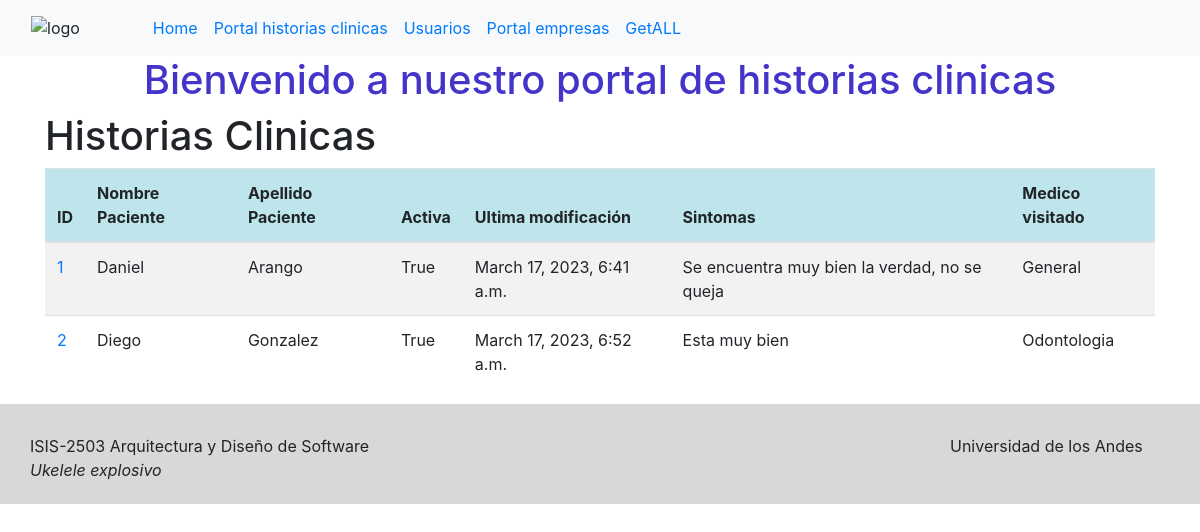
Page /historias/historias_list/ on the earlier database version.
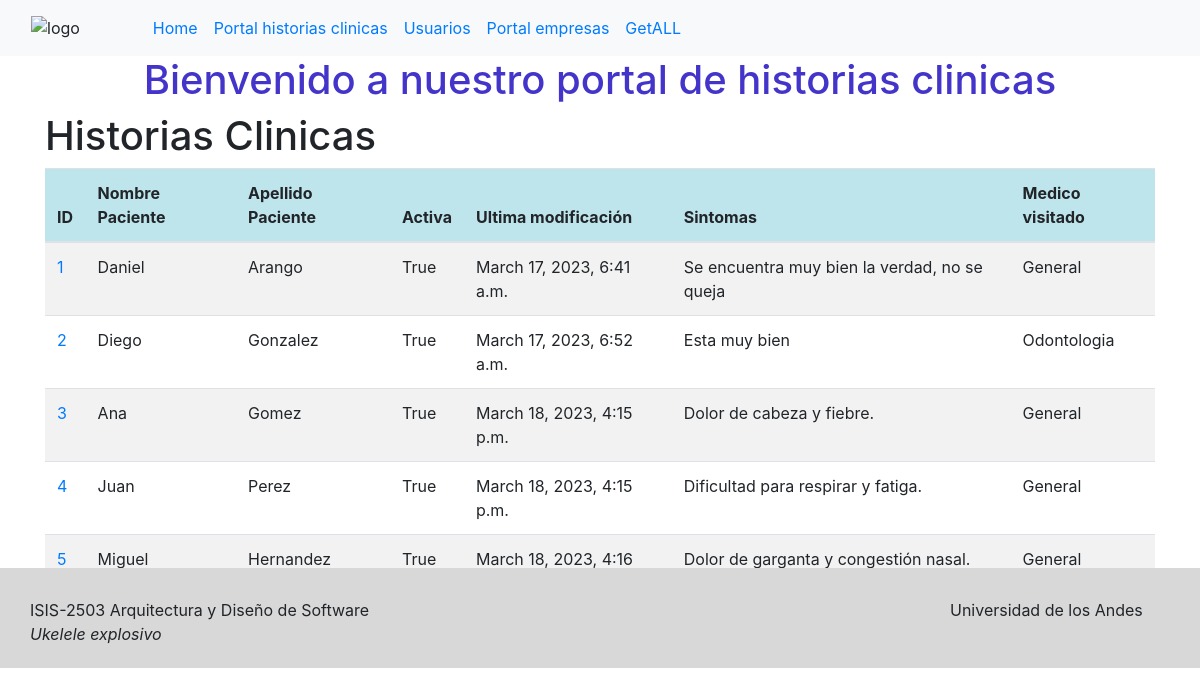
Same page on the later database version.
### historiaClinica/models.py (models this page shows, shortened)
class HistoriaClinica(models.Model):
    doctores = models.ManyToManyField(medico)
    paciente = models.OneToOneField(paciente, on_delete=models.CASCADE,primary_key=True)
    activa = models.BooleanField(default=True)
    sintomas = models.TextField(max_length=500)
    fechaCreacion = models.DateTimeField(auto_now_add=True)
    ultimaModificacion = models.DateTimeField(auto_now_add=True)

### paciente/models.py (models this page shows, shortened)
class paciente(models.Model):
    id = models.SmallIntegerField(null=False, blank=True, default=None, primary_key=True)
    nombre = models.CharField(max_length=50)
    apellido = models.CharField(max_length=30)
    edad = models.SmallIntegerField(null=True, blank=True, default=None)
    sexo= models.CharField(max_length=10)
    fechaNacimiento = models.DateTimeField()
    prioridad = models.CharField(max_length=30)
    paisRecidencia = models.CharField(max_length=50)
    direccion = models.CharField(max_length=60)
    activo = models.BooleanField(default=True)

### medico/models.py (models this page shows)
class medico(models.Model):
    especialidad = models.TextField(max_length=50)
    consultorio = models.TextField(max_length=50)
    def __str__(self):
        return '{}'.format(self.especialidad,self.consultorio)

### historiaClinica/views.py (the view)
# urls.py: path('historias_list/', views.historias_list, name='historias_list'),
def historias_list(request):
    historias = hl.get_HistoriaClinicas()
    context = {
        'historias_list': historias
        }
    return render(request, 'HistoriaClinica/historiasclinicas.html', context)

### historiaClinica/logic/historiaClinica_logic.py (called while the page is built)
def get_HistoriaClinicas():
    historiasClinicas = HistoriaClinica.objects.all()
    return historiasClinicas

### historiaClinica/templates/HistoriaClinica/historiasclinicas.html
{% extends 'base.html' %}
{% load static %}
{% block content %}
<div class="container-fluid">
    <div class="row">
        <div class="col-12 text-center">
            <h1 class="h1">Bienvenido a nuestro portal de historias clinicas</h1>
        </div>
    </div>
    <div class="row">
        <div class="container">
            <h1>Historias Clinicas</h1>
            <div class="table-height">
                <div class="table-responsive">
                    <table class="table table-striped">
                        <thead class="table-info">
                            <tr>
                                <th scope="col">ID</th>
                                <th scope="col">Nombre Paciente</th>
                                <th scope="col">Apellido Paciente</th>
                                <th scope="col">Activa</th>
                                <th scope="col">Ultima modificación</th>
                                <th scope="col">Sintomas</th>
                                <th scope="col">Medico visitado</th>
                            </tr>
                        </thead>
                        <tbody>
                            {% for historia in historias_list %}
                            <tr>
                                <td><a href="{% url 'historia_detail' pk=historia.pk %}">{{ historia.pk }}</a></td>
                                <td>{{ historia.paciente.nombre }}</td>
                                <td>{{ historia.paciente.apellido }}</td>
                                <td>{{ historia.activa }}</td>
                                <td>{{ historia.ultimaModificacion}}</td>
                                <td>{{ historia.sintomas}}</td>
                                <td>{{ historia.doctores.first}}</td>
                            </tr>
                            {% endfor %}
                        </tbody>
                    </table>
                </div>
            </div>
        </div>
    </div>
</div>
<link rel="stylesheet" type="text/css" href="{% static 'css/historiasClinicas.css' %}">
{% endblock %}

### sprint2/templates/base.html (shortened to what this page needs)
{% load static %}
<!DOCTYPE html>
<html>
<head>
    <link rel="stylesheet" href="https://stackpath.bootstrapcdn.com/bootstrap/4.1.3/css/bootstrap.min.css"
>
</head>
<body>
    <nav class="navbar navbar-expand-lg bg-light" id="mainNavbar">
        <div class="container-fluid">
            <img src="https://media.discordapp.net/attachments/953846520975867974/1086503435186229379/image.png"
                alt="logo" id="widmy_logo" />
            <div class="collapse navbar-collapse" id="navbarSupportedContent">
                <ul class="navbar-nav me-auto mb-2 mb-lg-0">
                    <li class="nav-item">
                        <a class="nav-link" href="{% url 'index' %}">Home</a>
                    </li>
                    <li class="nav-item">
                        <a class="nav-link" href="{% url 'historias_list' %}">Portal historias clinicas</a>
                    </li>
                    <li class="nav-item">
                        <a class="nav-link" href="">Usuarios</a>
                    </li>
                    <li class="nav-item">
                        <a class="nav-link" href="">Portal empresas</a>
                    </li>
                    <li class="nav-item">
                        <a class="nav-link" href="{% url 'historiaClinicas_view' %}">GetALL</a>
                    </li>
                </ul>
            </div>
        </div>
    </nav>
    {% block content %}
    {% endblock %}
</body>
<footer style="background-color: #D8D8D8; position: relative; bottom: 0; width: 100%; height: 100px;">
    <div style="padding: 30px">
        <div style="float: left; width: 400px;">ISIS-2503 Arquitectura y Diseño de Software</div>
        <div style="float: right; width: 220px;">Universidad de los Andes</div>
        <br>
        <div style="float: left; width: 400px;"><i>Ukelele explosivo </i></div>
    </div>
    <br>
</footer>
<link rel="stylesheet" type="text/css" href="{% static 'css/base.css' %}">
</html>

### sprint2/static/css/historiasClinicas.css (style rules this page uses)
.h1 { color: #4334CA; }
.table-height { max-height: 400px; overflow-y: auto; position: relative; }
.table { height: auto; }

### sprint2/static/css/base.css (style rules this page uses)
#widmy_logo { width: 10%; height: 10%; }

Differences in the rows shown:
added HistoriaClinica: pk "3", paciente.nombre "Ana", paciente.apellido "Gomez", activa "True", ultimaModificacion "March 18, 2023, 4:15 p.m.", sintomas "Dolor de cabeza y fiebre.", doctores.first "General"
added HistoriaClinica: pk "4", paciente.nombre "Juan", paciente.apellido "Perez", activa "True", ultimaModificacion "March 18, 2023, 4:15 p.m.", sintomas "Dificultad para respirar y fatiga.", doctores.first "General"
added HistoriaClinica: pk "5", paciente.nombre "Miguel", paciente.apellido "Hernandez", activa "True", ultimaModificacion "March 18, 2023, 4:16…", sintomas "Dolor de garganta y congestión nasal.", doctores.first "General"
